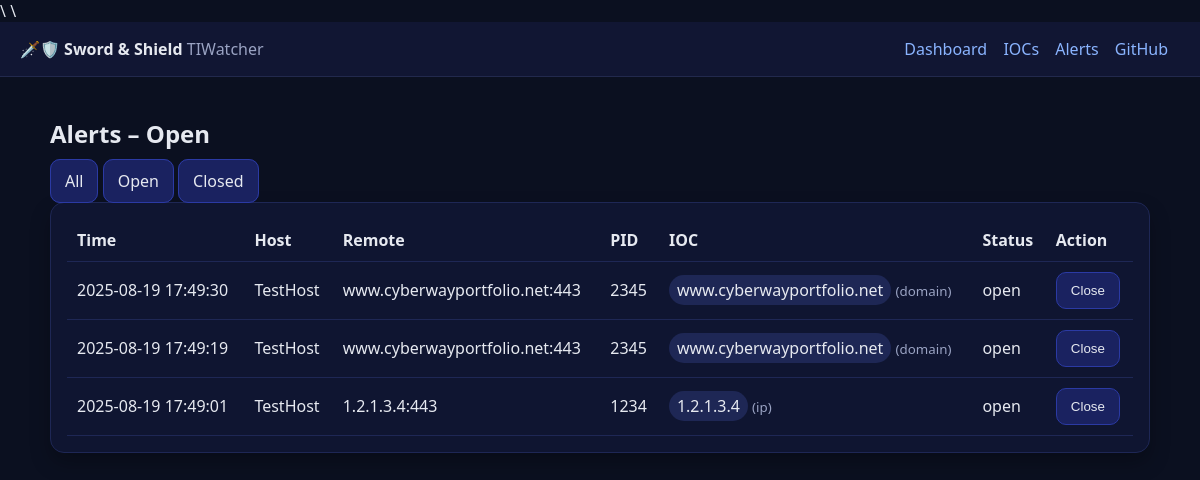
The app's page /alerts?status=open with its own data.
### app.py (models this page shows)
class Alert(db.Model):
    id = db.Column(db.Integer, primary_key=True)
    ioc_id = db.Column(db.Integer, db.ForeignKey('ioc.id'), nullable=False)  # <- was 'IOC.id'
    connection_id = db.Column(db.Integer, db.ForeignKey('connection.id'), nullable=False)
    status = db.Column(db.String(20), default="open")
    created_at = db.Column(db.DateTime, default=datetime.utcnow, index=True)
    ioc = db.relationship('IOC')
    connection = db.relationship('Connection')

class Connection(db.Model):
    id = db.Column(db.Integer, primary_key=True)
    host = db.Column(db.String(128), nullable=False)
    pid = db.Column(db.Integer)
    exe = db.Column(db.String(255))
    laddr = db.Column(db.String(255))
    raddr = db.Column(db.String(255))
    rport = db.Column(db.Integer)
    ts = db.Column(db.DateTime, default=datetime.utcnow, index=True)

class IOC(db.Model):
    id = db.Column(db.Integer, primary_key=True)
    value = db.Column(db.String(255), nullable=False, unique=True)
    ioc_type = db.Column(db.String(20), nullable=False, default="ip")  # ip|domain
    enabled = db.Column(db.Boolean, default=True)
    created_at = db.Column(db.DateTime, default=datetime.utcnow)

### app.py (the view)
@app.route("/alerts")
def alerts():
    qstatus = request.args.get("status")
    query = Alert.query.order_by(Alert.created_at.desc())
    if qstatus in {"open","closed"}:
        query = query.filter_by(status=qstatus)
    items = query.limit(500).all()
    return render_template("alerts.html", items=items, qstatus=qstatus)

### app.py (called while the page is built)
@app.template_filter("dt")
def fmt_dt(v):
    if not v: return ""
    return v.strftime("%Y-%m-%d %H:%M:%S")

### templates/alerts.html (shortened to what this page needs)
{% extends "base.html" %}
{% block content %}
<h2>Alerts{% if qstatus %} – {{ qstatus|title }}{% endif %}</h2>
<div style="margin-bottom:10px">
  <a class="btn" href="{{ url_for('alerts') }}">All</a>
  <a class="btn" href="{{ url_for('alerts', status='open') }}">Open</a>
  <a class="btn" href="{{ url_for('alerts', status='closed') }}">Closed</a>
</div>
<div class="card">
  <table>
    <thead><tr><th>Time</th><th>Host</th><th>Remote</th><th>PID</th><th>IOC</th><th>Status</th><th>Action</th></tr></thead>
    <tbody>
      {% for a in items %}
      <tr>
        <td>{{ a.created_at|dt }}</td>
        <td>{{ a.connection.host }}</td>
        <td>{{ a.connection.raddr }}:{{ a.connection.rport }}</td>
        <td>{{ a.connection.pid }}</td>
        <td><span class="badge">{{ a.ioc.value }}</span> <small class="muted">({{ a.ioc.ioc_type }})</small></td>
        <td>{{ a.status }}</td>
        <td>
          {% if a.status == "open" %}
          <form class="inline" method="post" action="{{ url_for('close_alert', alert_id=a.id) }}"><button class="btn" type="submit">Close</button></form>
          {% else %}—{% endif %}
        </td>
      </tr>
      {% else %}
      <tr><td colspan="7" class="muted">No alerts.</td></tr>
      {% endfor %}
    </tbody>
  </table>
</div>
{% endblock %}

### templates/base.html (style rules this page uses)
body { font-family: system-ui, -apple-system, Segoe UI, Roboto, Arial, sans-serif; margin:0; background:#0b1020; color:#e6e9f0; }
a { color:#8ab4ff; text-decoration:none; }
.card { background:#0f1531; border:1px solid #1e2755; border-radius:14px; padding:16px; box-shadow: 0 10px 20px rgba(0,0,0,.25); }
.muted { color:#9aa3c3; }
.btn { background:#1a2260; border:1px solid #2b3aa4; padding:10px 14px; border-radius:10px; color:#e6e9f0; }
table { width:100%; border-collapse:collapse; }
th, td { padding:10px; border-bottom:1px solid #1e2755; text-align:left; }
.badge { padding:4px 8px; border-radius:999px; background:#1e2755; }
form.inline { display:inline; }

### records on screen
Alert: created_at|dt "2025-08-19 17:49:30", connection.host "TestHost", connection.raddr "www.cyberwayportfolio.net", connection.rport "443", connection.pid "2345", ioc.value "www.cyberwayportfolio.net", ioc.ioc_type "domain", status "open"
Alert: created_at|dt "2025-08-19 17:49:19", connection.host "TestHost", connection.raddr "www.cyberwayportfolio.net", connection.rport "443", connection.pid "2345", ioc.value "www.cyberwayportfolio.net", ioc.ioc_type "domain", status "open"
Alert: created_at|dt "2025-08-19 17:49:01", connection.host "TestHost", connection.raddr "1.2.1.3.4", connection.rport "443", connection.pid "1234", ioc.value "1.2.1.3.4", ioc.ioc_type "ip", status "open"

### other values on screen
{{ qstatus|title }} "Open"
